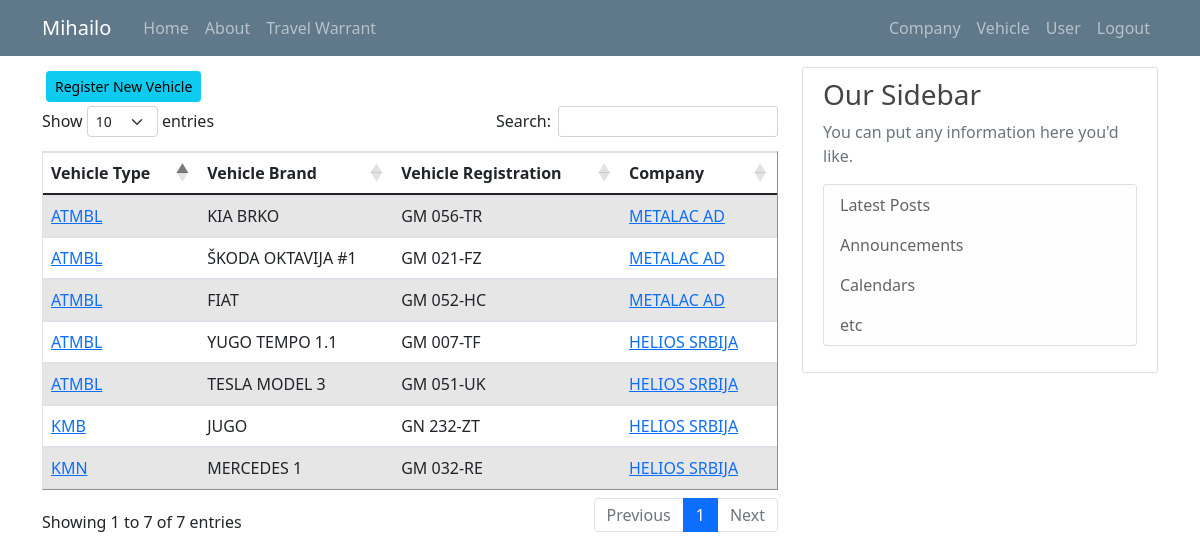
The page /vehicle_list (signed in) on the database as committed earlier.
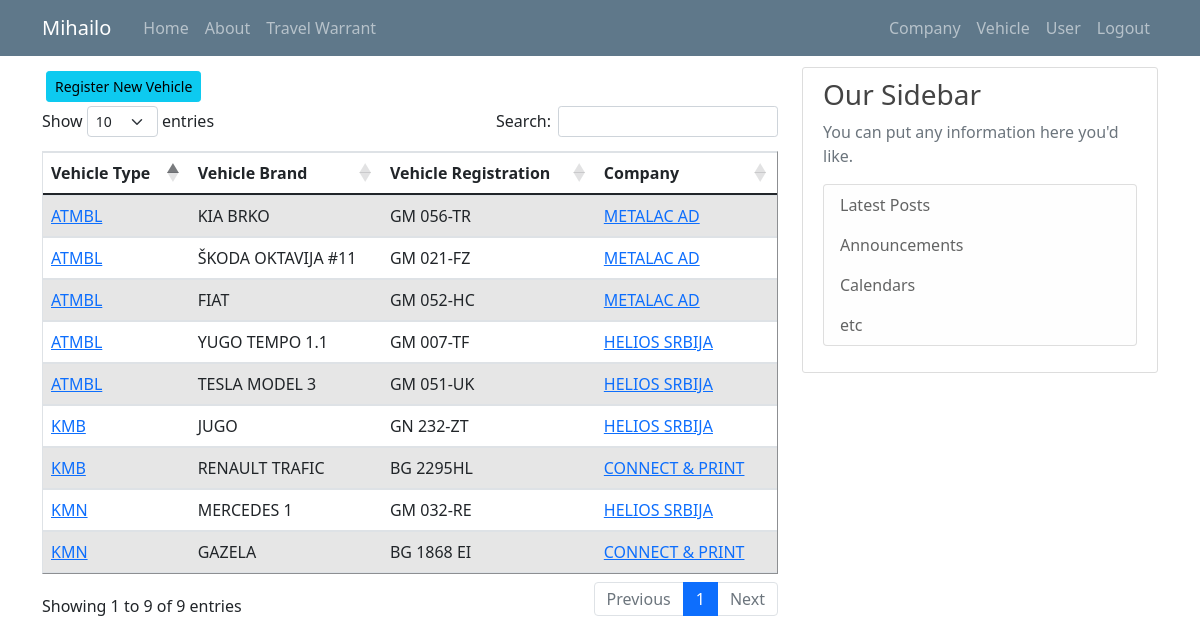
The same page on the database as committed later.
### putninalozi/models.py (models this page shows, shortened)
class User(db.Model, UserMixin):
    id = db.Column(db.Integer, primary_key=True)
    email = db.Column(db.String(120), unique=True, nullable=False)
    password = db.Column(db.String(60), nullable = False)
    name = db.Column(db.String(20), unique=False, nullable=False)
    surname = db.Column(db.String(20), unique=False, nullable=False)
    gender = db.Column(db.String(1)) #(0, "srednji"), (1, "muški"), (2, "ženski")
    workplace = db.Column(db.String(20), unique=False, nullable=False)
    authorization = db.Column(db.String(10), nullable = False) # ovde treba da budu tipovi korisnika: S_admin, C_admin, C_user
    company_id = db.Column(db.Integer, db.ForeignKey('company.id'), nullable=True)
    travelwarrants = db.relationship('TravelWarrant', backref='travelwarrant_user', lazy=True)

class Vehicle(db.Model):
    id = db.Column(db.Integer, primary_key=True)
    vehicle_type = db.Column(db.String(10), nullable = False)
    vehicle_brand = db.Column(db.String(10), nullable = False)
    vehicle_registration = db.Column(db.String(12), nullable = False)
    company_id = db.Column(db.Integer, db.ForeignKey('company.id'), nullable=False)
    travelwarrants = db.relationship('TravelWarrant', backref='travelwarrant_vehicle', lazy=True)

class Company(db.Model):
    id = db.Column(db.Integer, primary_key=True)
    companyname = db.Column(db.String(20), unique=True, nullable=False)         #Helios, Metalac, Tetrapak, Foka, Papir Print
    company_address = db.Column(db.String(20), unique=False, nullable=False)
    company_address_number = db.Column(db.Integer, nullable=False)
    company_zip_code = db.Column(db.Integer, nullable=False)
    company_city = db.Column(db.String(20), unique=False, nullable=False)
    company_state = db.Column(db.String(20), unique=False, nullable=False)
    company_pib = db.Column(db.Integer, nullable=False)
    company_mb = db.Column(db.Integer, nullable=False)
    company_site = db.Column(db.String(20), unique=True, nullable=False) #vidi imali neki model tipa db.Link()
    company_mail = db.Column(db.String(120), unique=True, nullable=False)
    company_phone = db.Column(db.Integer, nullable=False)
    company_logo = db.Column(db.String(60), nullable=False)
    users = db.relationship('User', backref='user_company', lazy=True)
    vehicles = db.relationship('Vehicle', backref='vehicle_company', lazy=True)
    travelwarrants = db.relationship('TravelWarrant', backref='travelwarrant_company', lazy=True)

### putninalozi/vehicles/routes.py (the view)
@vehicles.route("/vehicle_list")
def vehicle_list():
    if not current_user.is_authenticated:
        flash('You have to be logged in to access this page', 'danger')
        return redirect(url_for('users.login'))
    elif current_user.authorization != 's_admin' and current_user.authorization != 'c_admin':
        abort(403)
    vehicles = Vehicle.query.all()
    return render_template('vehicle_list.html', title='Vehicles', vehicles=vehicles)

### putninalozi/models.py (called while the page is built)
@login_manager.user_loader
def load_user(user_id):
    return User.query.get(int(user_id))

### putninalozi/templates/vehicle_list.html (shortened to what this page needs)
{% extends "layout.html" %}
{% block content %}
{% if current_user.authorization != 'c_user' %}
  <a class="btn btn-info btn-sm m-1" href="{{ url_for('vehicles.register_v') }}">Register New Vehicle</a>
{% endif %}
<table id="data" border="1" class="table table-striped">
  {% if current_user.authorization == 's_admin' %}
    <thead>
      <tr>
        <th>Vehicle Type</th>
        <th>Vehicle Brand</th>
        <th>Vehicle Registration</th>
        <th>Company</th>
      </tr>
    </thead>
    <tbody>
      {% for vehicle in vehicles %}
        <tr>
          <td><a class="mr-2" href="{{ url_for('vehicles.vehicle_profile', vehicle_id=vehicle.id) }}" title="Edit Vehicle">{{ vehicle.vehicle_type }}</a></td>
          <td>{{ vehicle.vehicle_brand }}</td>
          <td>{{ vehicle.vehicle_registration }}</td>
          <td><a class="mr-2" href="#" title="Edit Company">{{ vehicle.vehicle_company.companyname }}</a></td>
        </tr>
      {% endfor %}
    </tbody>
  {% endif %}
</table>
{% endblock content%}

### putninalozi/templates/layout.html (shortened to what this page needs)
<!doctype html>
<html lang="en">
  <head>
    <link rel="stylesheet" href="https://cdn.jsdelivr.net/npm/bootstrap@4.3.1/dist/css/bootstrap.min.css">
    <link rel="stylesheet" type="text/css" href="{{ url_for('static', filename='main.css') }}">
    <link href="https://cdn.jsdelivr.net/npm/bootstrap@5.0.1/dist/css/bootstrap.min.css" rel="stylesheet">
    <link rel="stylesheet" type="text/css" href="https://cdn.datatables.net/1.10.25/css/dataTables.bootstrap5.css">
  </head>
  <body>
    <header class="site-header">
      <nav class="navbar navbar-expand-md navbar-dark bg-steel fixed-top">
        <div class="container">
          <a class="navbar-brand mr-4" href="/">{{ current_user.name }}</a>
          <div class="collapse navbar-collapse" id="navbarToggle">
            <div class="navbar-nav mr-auto">
              {% if current_user.is_authenticated %}
                <a class="nav-item nav-link" href="{{ url_for('main.home') }}">Home</a>
                <a class="nav-item nav-link" href="{{ url_for('main.about') }}">About</a>
                <a class="nav-item nav-link" href="{{ url_for('travel_warrants.travel_warrant_list') }}">Travel Warrant</a>
              {% else %}
                <a class="nav-item nav-link" href="{{ url_for('main.home') }}">Home</a>
                <a class="nav-item nav-link" href="{{ url_for('main.about') }}">About</a>
              {% endif %}
            </div>
            <div class="navbar-nav">
              {% if current_user.is_authenticated %}
                {% if current_user.authorization == 's_admin' %}
                  <a class="nav-item nav-link" href="{{ url_for('companys.company_list') }}">Company</a>
                  <a class="nav-item nav-link" href="{{ url_for('vehicles.vehicle_list') }}">Vehicle</a>
                  <a class="nav-item nav-link" href="{{ url_for('users.user_list') }}">User</a>
                  <a class="nav-item nav-link" href="{{ url_for('users.logout') }}">Logout</a>
                {% else %}
                  <a class="nav-item nav-link" href="{{ url_for('users.user_list') }}">User</a>
                  <a class="nav-item nav-link" href="{{ url_for('users.logout') }}">Logout</a>
                {% endif %}
              {% else %}
                <a class="nav-item nav-link" href="{{ url_for('users.login') }}">Login</a>
              {% endif %}
            </div>
          </div>
        </div>
      </nav>
    </header>
    <main role="main" class="container">
      <div class="row">
        <div class="col-md-8">
          {% block content %}{% endblock %}
        </div>
        <div class="col-md-4">
          <div class="content-section">
            <h3>Our Sidebar</h3>
            <p class='text-muted'>You can put any information here you'd like.
              <ul class="list-group">
                <li class="list-group-item list-group-item-light">Latest Posts</li>
                <li class="list-group-item list-group-item-light">Announcements</li>
                <li class="list-group-item list-group-item-light">Calendars</li>
                <li class="list-group-item list-group-item-light">etc</li>
              </ul>
            </p>
          </div>
        </div>
      </div>
    </main>
  </body>
</html>

### putninalozi/static/main.css (style rules this page uses)
body { background: #fafafa; color: #333333; margin-top: 5rem; }
h1, h2, h3, h4, h5, h6 { color: #444444; }
.bg-steel { background-color: #5f788a; }
.site-header .navbar-nav .nav-link { color: #cbd5db; }
.content-section { background: #ffffff; padding: 10px 20px; border: 1px solid #dddddd; border-radius: 3px; margin-bottom: 20px; }

Rows that differ between the two databases and show on the page:
changed Vehicle "GM 021-FZ": vehicle_brand "ŠKODA OKTAVIJA #1" → "ŠKODA OKTAVIJA #11"
added Vehicle: vehicle_type "KMN", vehicle_brand "GAZELA", vehicle_registration "BG 1868 EI", vehicle_company.companyname "CONNECT & PRINT"
added Vehicle: vehicle_type "KMB", vehicle_brand "RENAULT TRAFIC", vehicle_registration "BG 2295HL", vehicle_company.companyname "CONNECT & PRINT"
Other text that changed with them:
text written by a page script: "Show entries Search: Showing 1 to 7 of 7 entries Previous 1 Next" → "Show entries Search: Showing 1 to 9 of 9 entries Previous 1 Next"
